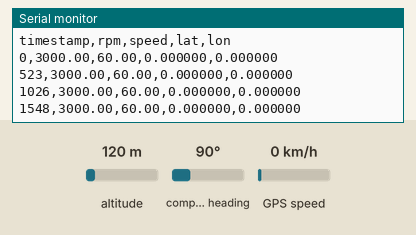
This sketch was run on a simulated Arduino Uno, built with avr-gcc and run on an emulated ATmega328P. On the bench: the last lines printed to the serial monitor. The inputs (shaded band) are chosen by the test bench; at power-on: altitude 120 m, compass heading 90°, GPS speed 0 km/h. The GPS gets a fix after 3 s at 37.7749, -122.4194 with 8 satellites.

Above: at 1.8 s.
1.9 s: altitude set to 20 m
At 3.0 s:
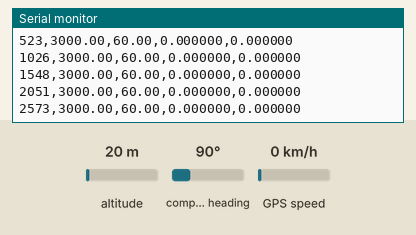
3.4 s: compass heading set to 7°
At 4.1 s:
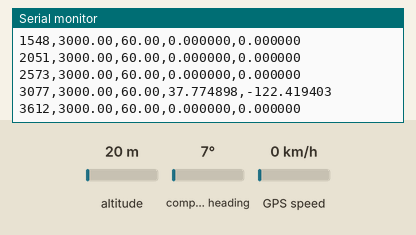
4.9 s: GPS speed set to 30 km/h
At 6.1 s:
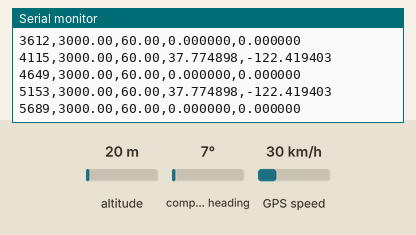
Timing chart, 0 to 7.9 s (numbered marks = the images above; inputs shaded):
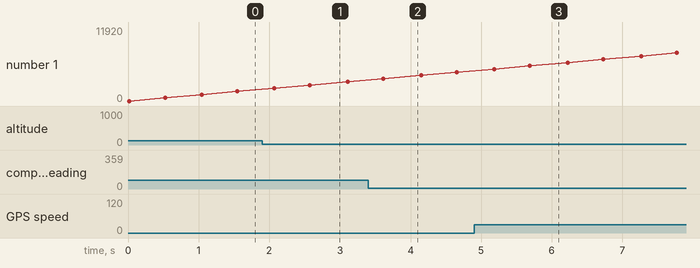

Measured:
- after the input at 1.9 s, the serial monitor: prints a new line after 0.67 s (image 1)
- after the input at 4.9 s, the serial monitor: prints a new line after 0.79 s (image 3)
- plotted number 1: 3077 → 4649 after the input at 3.4 s, 4649 → 11920 after the input at 4.9 s

The sketch:

first.ino
```cpp
#include <TinyGPS++.h>
#include <SoftwareSerial.h>

// GPS setup
const int RX_PIN = 6, TX_PIN = 5;
const uint32_t GPS_BAUD = 9600;
TinyGPSPlus gps;
SoftwareSerial gpsSerial(RX_PIN, TX_PIN);

void setup() {
  Serial.begin(115200);
  while (!Serial) ; // Wait for Serial

  // Initialize GPS
  gpsSerial.begin(GPS_BAUD);
  Serial.println("NEO-6M GPS Initialized");

  // CSV header
  Serial.println("timestamp,rpm,speed,lat,lon");
}

void loop() {
  unsigned long timestamp = millis();
  double lat = 0.0, lon = 0.0;

  // Read GPS data
  while (gpsSerial.available() > 0) {
    if (gps.encode(gpsSerial.read()) && gps.location.isValid()) {
      lat = gps.location.lat();
      lon = gps.location.lng();
    }
  }

  // Mock OBD-II data (replace with real data later)
  float rpm = 3000; // Mock value
  float speed = 60; // Mock value

  // Log to Serial
  Serial.print(timestamp);
  Serial.print(",");
  Serial.print(rpm);
  Serial.print(",");
  Serial.print(speed);
  Serial.print(",");
  Serial.print(lat, 6);
  Serial.print(",");
  Serial.println(lon, 6);

  delay(500); // Log every 500ms
}
```
